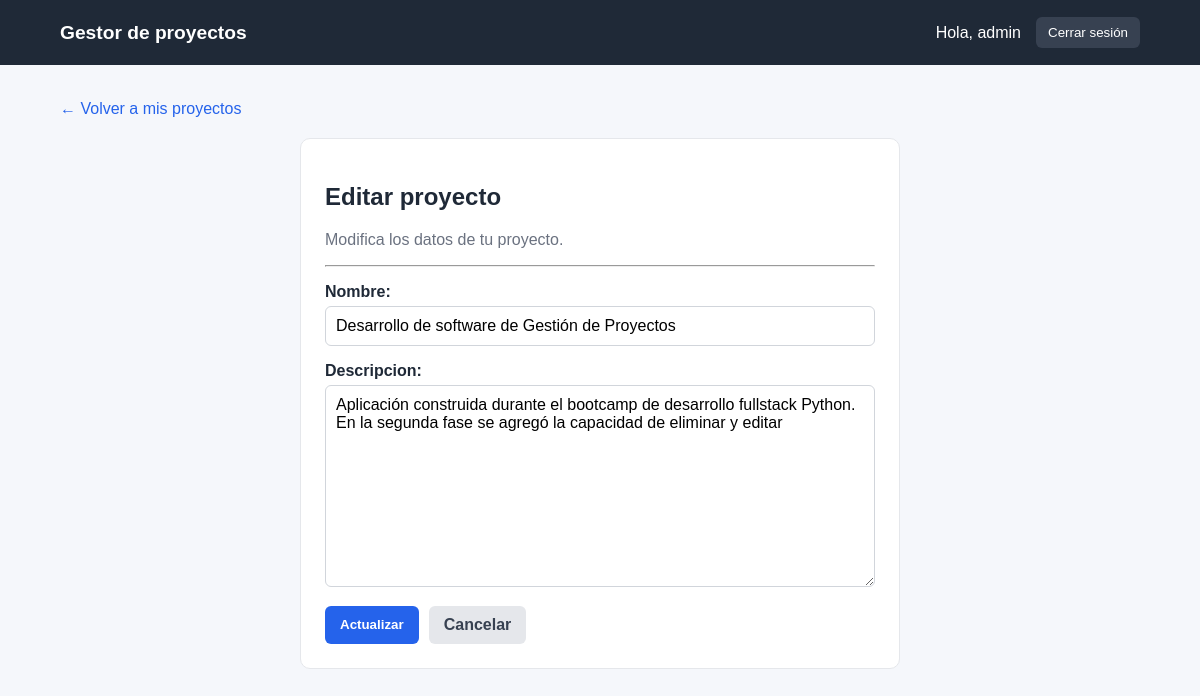
Screenshot of /proyectos/1/editar/ (signed in) with the database file from the repository.
### tareas/models.py (models this page shows, shortened)
class Proyecto(models.Model):
    usuario = models.ForeignKey(settings.AUTH_USER_MODEL, on_delete=models.CASCADE, related_name="proyectos"
    )
    nombre = models.CharField(max_length=100)
    descripcion = models.TextField(blank=True)
    fecha_creacion = models.DateTimeField(auto_now_add=True)

### tareas/views.py (the view)
# urls.py: path("proyectos/<int:pk>/editar/", ProyectoUpdateView.as_view(), name="proyecto_update"),
class ProyectoUpdateView(LoginRequiredMixin, SuccessMessageMixin, UpdateView):
    model = Proyecto
    form_class = ProyectoForm
    template_name = "tareas/proyecto_form.html"
    success_message = "Proyecto actualizado correctamente."
    def get_queryset(self):
        return Proyecto.objects.filter(usuario=self.request.user)
    def get_context_data(self, **kwargs):
        context = super().get_context_data(**kwargs)
        context["titulo"] = "Editar proyecto"
        context["boton"] = "Actualizar"
        return context

### tareas/forms.py
class ProyectoForm(forms.ModelForm):
    class Meta:
        model = Proyecto
        fields = ["nombre", "descripcion"]

### tareas/templates/tareas/proyecto_form.html (shortened to what this page needs)
{% extends 'base.html' %}
{% block content %}
<div class="breadcrumb">
    <a href="{% url 'proyecto_list' %}">
        ← Volver a mis proyectos
    </a>
</div>
<section class="card form-card">
<h1>{{ titulo }}</h1>
<p class="muted">
    {% if boton == "Crear" %}
        Completa los datos para crear un nuevo proyecto.
    {% else %}
        Modifica los datos de tu proyecto.
    {% endif %}
</p>
<hr>
<form method="post">
    {{ form.as_p }}
    <div class="actions">
        <button class="btn" type="submit">
            {{ boton }}
        </button>
        <a
            class="btn-secondary"
            href="{% url 'proyecto_list' %}"
        >
            Cancelar
        </a>
    </div>
</form>
</section>
{% endblock %}

### tareas/templates/base.html (shortened to what this page needs)
{% load static %}
<!doctype html>
<html lang="es">
<head>
<link rel="stylesheet" href="{% static 'css/styles.css' %}">
</head>
<body>
<header class="site-header">
    <nav class="container nav">
    <a class="brand" href="{% url 'proyecto_list' %}">
        Gestor de proyectos
    </a>
    <div class="nav-links">
        {% if user.is_authenticated %}
            <span>
                Hola, {{ user.username }}
            </span>
            <form method="post" action="{% url 'logout' %}">
                <button type="submit" class="link-button">
                    Cerrar sesión
                </button>
            </form>
        {% endif %}
    </div>
</nav>
</header>
<main class="container page">
{% block content %}
{% endblock %}
</main>
</body>
</html>

### static/css/styles.css (style rules this page uses)
* { box-sizing: border-box; }
body { margin: 0; font-family: Arial, sans-serif; background: #f5f7fb; color: #1f2937; }
a { color: #2563eb; text-decoration: none; }
.container { width: 90%; max-width: 1100px; margin: auto; }
.site-header { background: #1f2937; color: white; }
.nav { min-height: 65px; display: flex; align-items: center; justify-content: space-between; }
.brand { color: white; font-weight: bold; font-size: 1.2rem; }
.nav-links { display: flex; gap: 15px; align-items: center; }
.nav-links a, .nav-links span { color: white; }
.link-button { padding: 8px 12px; border: 0; border-radius: 6px; background: #374151; color: white; cursor: pointer; }
.page { padding: 35px 0; }
.muted { color: #6b7280; }
.card { background: white; padding: 24px; border: 1px solid #e5e7eb; border-radius: 10px; }
.form-card { max-width: 600px; margin: 20px auto; }
.btn, .btn-secondary, .btn-danger { display: inline-block; padding: 10px 15px; border: 0; border-radius: 6px; font-weight: bold; cursor: pointer; }
.btn { background: #2563eb; color: white; }
.btn-secondary { background: #e5e7eb; color: #374151; }
.actions, .table-actions { display: flex; gap: 10px; flex-wrap: wrap; }
form p { margin-bottom: 15px; }
form label { display: block; margin-bottom: 5px; font-weight: bold; }
input, textarea, select { width: 100%; padding: 10px; border: 1px solid #d1d5db; border-radius: 6px; font: inherit; }
textarea { min-height: 120px; }

### rows the page displays
Proyecto: nombre "Desarrollo de software de Gestión de Proyectos", descripcion "Aplicación construida durante el bootcamp de desarrollo fullstack Python. En la segunda fase se agregó la capacidad de eliminar y editar"

### other values shown
{{ user.username }} "admin"
{{ titulo }} "Editar proyecto"
{{ boton }} "Actualizar"
